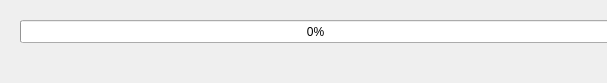
<?xml version="1.0" encoding="UTF-8"?>
<ui version="4.0">
 <class>show_repeat_progress_form</class>
 <widget class="QWidget" name="show_repeat_progress_form">
  <property name="geometry">
   <rect>
    <x>0</x>
    <y>0</y>
    <width>607</width>
    <height>83</height>
   </rect>
  </property>
  <property name="windowTitle">
   <string>多打进度</string>
  </property>
  <widget class="QProgressBar" name="show_repeat_progressbar">
   <property name="geometry">
    <rect>
     <x>20</x>
     <y>20</y>
     <width>591</width>
     <height>23</height>
    </rect>
   </property>
   <property name="value">
    <number>0</number>
   </property>
  </widget>
  <widget class="QLabel" name="show_repeat_name_label">
   <property name="geometry">
    <rect>
     <x>20</x>
     <y>50</y>
     <width>551</width>
     <height>21</height>
    </rect>
   </property>
   <property name="text">
    <string/>
   </property>
  </widget>
 </widget>
 <resources/>
 <connections/>
</ui>
